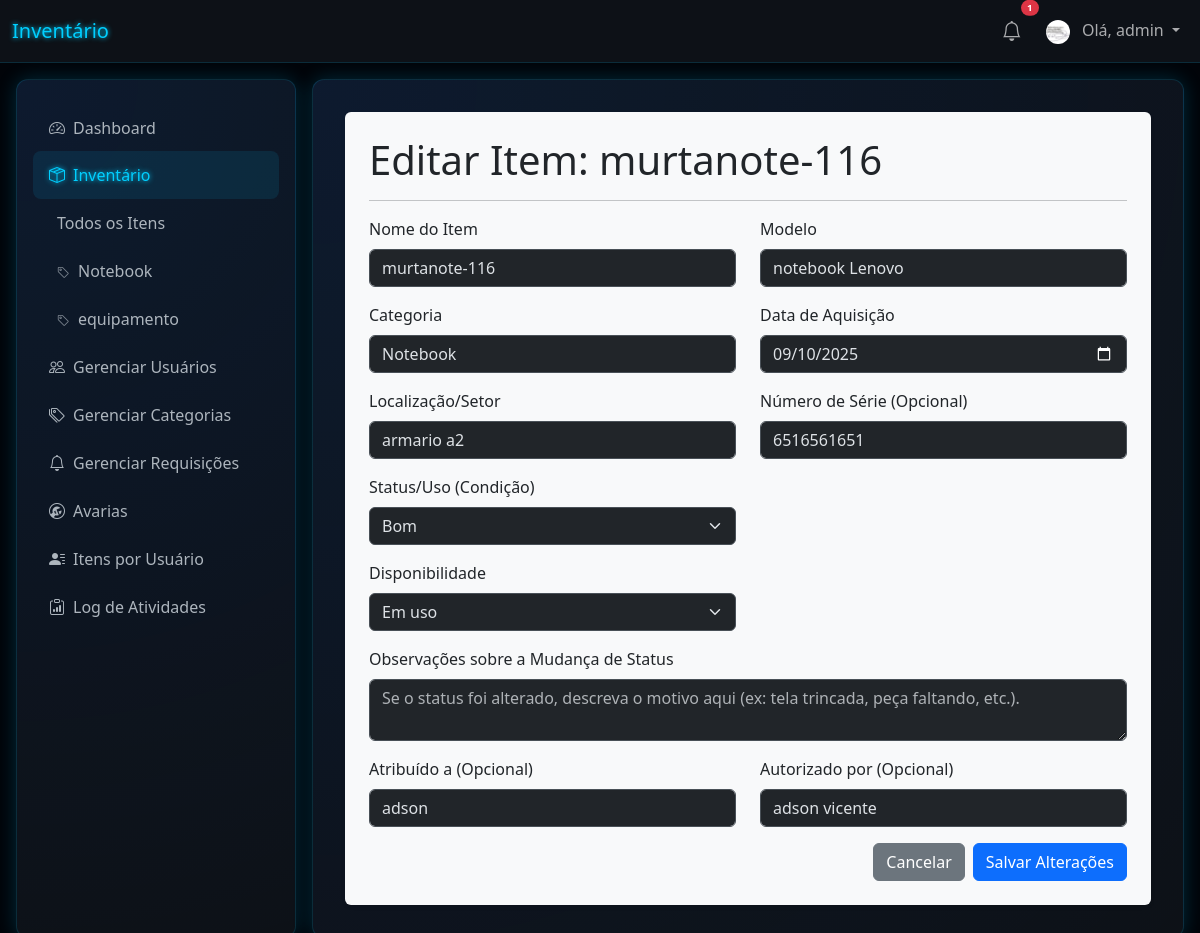
/2/edit (signed in), run on the app's committed database.
### tables this page shows
CREATE TABLE users (
                id INTEGER PRIMARY KEY AUTOINCREMENT,
                username TEXT UNIQUE NOT NULL,
                password TEXT NOT NULL,
                role TEXT NOT NULL DEFAULT 'user'
            , profile_image_file TEXT);

CREATE TABLE items (
                id INTEGER PRIMARY KEY AUTOINCREMENT,
                name TEXT NOT NULL,
                model TEXT,
                category TEXT,
                location TEXT,
                purchase_date DATE,
                serial_number TEXT,
                status TEXT,
                availability_status TEXT,
                image_file TEXT,
                assigned_to TEXT,
                authorized_by TEXT,
                created_at TIMESTAMP NOT NULL DEFAULT CURRENT_TIMESTAMP
            );

### app.py (the view, shortened to what this page needs)
@app.route('/<int:id>/edit', methods=('GET', 'POST'))
@login_required
def edit(id):
    item = get_item(id)
    return render_template('edit_item.html', item=item)

### app.py (called while the page is built)
def get_db():
    db = getattr(g, '_database', None)
    if db is None:
        db = g._database = sqlite3.connect(app.config['DATABASE'])
        db.row_factory = sqlite3.Row
    return db

@app.teardown_appcontext
def close_connection(exception):
    db = getattr(g, '_database', None)
    if db is not None:
        db.close()

@app.context_processor
def inject_categories():
    if g.user:
        db = get_db()
        categories = db.execute('SELECT DISTINCT category FROM items WHERE category IS NOT NULL AND category != "" ORDER BY category').fetchall()
        return dict(all_categories=categories)
    return dict(all_categories=[], notifications=[])

@app.context_processor
def inject_notifications():
    if g.user:
        db = get_db()
        notifications = db.execute('SELECT * FROM notifications WHERE user_id = ? AND is_read = 0 ORDER BY created_at DESC', (g.user['id'],)).fetchall()
        return dict(notifications=notifications)
    return dict(notifications=[])

@app.before_request
def load_logged_in_user():
    user_id = session.get('user_id')
    if user_id is None:
        g.user = None
    else:
        g.user = get_db().execute(
            'SELECT * FROM users WHERE id = ?', (user_id,)
        ).fetchone()

def login_required(view):
    @functools.wraps(view)
    def wrapped_view(**kwargs):
        if g.user is None:
            return redirect(url_for('login'))
        return view(**kwargs)
    return wrapped_view

def get_item(item_id):
    db = get_db()
    item = db.execute(
        'SELECT * FROM items WHERE id = ?', (item_id,)
    ).fetchone()
    if item is None:
        abort(404) # Se o item não existir, retorna um erro "Not Found".
    return item

### templates/edit_item.html (shortened to what this page needs)
{% extends 'base.html' %}
{% block content %}
<div class="bg-light text-dark p-4 rounded shadow-sm">
    <h1>Editar Item: {{ item.name }}</h1>
    <hr>
    <form method="post">
        <div class="row">
            <div class="col-md-6 mb-3">
                <label for="name" class="form-label">Nome do Item</label>
                <input type="text" class="form-control" id="name" name="name" value="{{ item.name }}" required>
            </div>
            <div class="col-md-6 mb-3">
                <label for="model" class="form-label">Modelo</label>
                <input type="text" class="form-control" id="model" name="model" value="{{ item.model or '' }}" required>
            </div>
        </div>
        <div class="row">
            <div class="col-md-6 mb-3">
                <label for="category" class="form-label">Categoria</label>
                <input type="text" class="form-control" id="category" name="category" value="{{ item.category }}" required>
            </div>
            <div class="col-md-6 mb-3">
                <label for="purchase_date" class="form-label">Data de Aquisição</label>
                <input type="date" class="form-control" id="purchase_date" name="purchase_date" value="{{ item.purchase_date }}" required>
            </div>
        </div>
        <div class="row">
            <div class="col-md-6 mb-3">
                <label for="location" class="form-label">Localização/Setor</label>
                <input type="text" class="form-control" id="location" name="location" value="{{ item.location }}" required>
            </div>
            <div class="col-md-6 mb-3">
                <label for="serial_number" class="form-label">Número de Série (Opcional)</label>
                <input type="text" class="form-control" id="serial_number" name="serial_number" value="{{ item.serial_number or '' }}">
            </div>
            <div class="col-md-6 mb-3">
                <label for="status" class="form-label">Status/Uso (Condição)</label>
                <select class="form-select" id="status" name="status" required>
                    {% set statuses = ['Muito Bom', 'Bom', 'Aceitável', 'Ruim', 'Quebrado'] %}
                    {% for s in statuses %}
                        <option value="{{ s }}" {% if s == item.status %}selected{% endif %}>{{ s }}</option>
                    {% endfor %}
                </select>
            </div>
        </div>
        <div class="row">
            <div class="col-md-6 mb-3">
                <label for="availability_status" class="form-label">Disponibilidade</label>
                <select class="form-select" id="availability_status" name="availability_status" required>
                    {% set availability_statuses = ['Em uso', 'Livre', 'Devolvido'] %}
                    {% for s in availability_statuses %}
                        <option value="{{ s }}" {% if s == item.availability_status %}selected{% endif %}>{{ s }}</option>
                    {% endfor %}
                </select>
            </div>
        </div>
        <div class="mb-3">
            <label for="status_notes" class="form-label">Observações sobre a Mudança de Status</label>
            <textarea class="form-control" id="status_notes" name="status_notes" rows="2" placeholder="Se o status foi alterado, descreva o motivo aqui (ex: tela trincada, peça faltando, etc.)."></textarea>
        </div>
        <div class="row">
            <div class="col-md-6 mb-3">
                <label for="assigned_to" class="form-label">Atribuído a (Opcional)</label>
                <input type="text" class="form-control" id="assigned_to" name="assigned_to" value="{{ item.assigned_to or '' }}">
            </div>
            <div class="col-md-6 mb-3">
                <label for="authorized_by" class="form-label">Autorizado por (Opcional)</label>
                <input type="text" class="form-control" id="authorized_by" name="authorized_by" value="{{ item.authorized_by or '' }}">
            </div>
        </div>
        <div class="d-flex justify-content-end">
            <a href="{{ url_for('index') }}" class="btn btn-secondary me-2">Cancelar</a>
            <button type="submit" class="btn btn-primary">Salvar Alterações</button>
        </div>
    </form>
</div>
{% endblock %}

### templates/base.html (shortened to what this page needs)
<!doctype html>
<html lang="pt-br" data-bs-theme="dark">
<head>
    <link href="https://cdn.jsdelivr.net/npm/bootstrap@5.3.3/dist/css/bootstrap.min.css" rel="stylesheet">
    <link rel="stylesheet" href="https://cdn.jsdelivr.net/npm/bootstrap-icons@1.11.3/font/bootstrap-icons.min.css">
</head>
<body>
    <nav class="navbar navbar-expand-lg" style="background-color: var(--card-bg); border-bottom: 1px solid var(--border-color);">
        <div class="container-fluid">
            <a class="navbar-brand" href="{{ url_for('dashboard') }}" style="color: var(--glow-cyan); text-shadow: 0 0 5px var(--glow-cyan);">Inventário</a>
            <div class="navbar-nav d-flex align-items-center">
                {% if g.user %}
                    <div class="nav-item dropdown me-2">
                        <a class="nav-link position-relative" href="#" id="navbarNotificationDropdown" role="button" data-bs-toggle="dropdown" aria-expanded="false">
                            <i class="bi bi-bell fs-5"></i>
                            {% if notifications and notifications|length > 0 %}
                                <span class="position-absolute top-0 start-100 translate-middle badge rounded-pill bg-danger" style="font-size: 0.6em;">
                                    {{ notifications|length }}
                                </span>
                            {% endif %}
                        </a>
                    </div>
                    <div class="nav-item dropdown">
                        <a class="nav-link dropdown-toggle" href="#" id="navbarUserDropdown" role="button" data-bs-toggle="dropdown" aria-expanded="false">
                            {% if g.user.profile_image_file %}
                                <img src="{{ url_for('profile_pic', filename=g.user.profile_image_file) }}" alt="Foto de Perfil" class="rounded-circle me-2" style="width: 24px; height: 24px; object-fit: cover;">
                            {% else %}
                                <i class="bi bi-person-circle me-2"></i>
                            {% endif %}
                            Olá, {{ g.user['username'] }}
                        </a>
                    </div>
                {% else %}
                    <a class="nav-link" href="{{ url_for('login') }}">Login</a>
                    <a class="nav-link" href="{{ url_for('register') }}">Registrar</a>
                {% endif %}
            </div>
        </div>
    </nav>
    <div id="tsparticles"></div>
    <div class="main-layout">
            <aside class="sidebar futuristic-card">
                <div class="list-group">
                    <a href="{{ url_for('dashboard') }}" class="list-group-item list-group-item-action {% if request.endpoint == 'dashboard' %}active{% endif %}">
                        <i class="bi bi-speedometer2 me-2"></i>Dashboard
                    </a>
                    {% set inventory_active = request.endpoint in ['index', 'add', 'edit'] %}
                    <a href="#inventory-submenu" data-bs-toggle="collapse" class="list-group-item list-group-item-action {% if inventory_active %}active{% endif %}" aria-expanded="{{ 'true' if inventory_active else 'false' }}">
                        <i class="bi bi-box-seam me-2"></i>Inventário
                    </a>
                    <div class="collapse {% if inventory_active %}show{% endif %}" id="inventory-submenu">
                        <div class="list-group list-group-flush">
                            <a href="{{ url_for('index') }}" class="list-group-item list-group-item-action ps-4 {% if request.endpoint == 'index' and not request.args.get('category') %}active{% endif %}">Todos os Itens</a>
                            {% for cat in all_categories %}
                                <a href="{{ url_for('index', category=cat.category) }}" class="list-group-item list-group-item-action ps-4 {% if request.args.get('category') == cat.category %}active{% endif %}">
                                    <i class="bi bi-tag me-1" style="font-size: 0.8rem; opacity: 0.7;"></i> {{ cat.category }}
                                </a>
                            {% endfor %}
                        </div>
                    </div>
                    {% if g.user['role'] == 'admin' %}
                        <a href="{{ url_for('manage_users') }}" class="list-group-item list-group-item-action {% if request.endpoint == 'manage_users' %}active{% endif %}">
                            <i class="bi bi-people me-2"></i>Gerenciar Usuários
                        </a>
                        <a href="{{ url_for('manage_categories') }}" class="list-group-item list-group-item-action {% if request.endpoint == 'manage_categories' %}active{% endif %}">
                            <i class="bi bi-tags me-2"></i>Gerenciar Categorias
                        </a>
                        <a href="{{ url_for('manage_requests') }}" class="list-group-item list-group-item-action {% if request.endpoint == 'manage_requests' %}active{% endif %}">
                            <i class="bi bi-bell me-2"></i>Gerenciar Requisições
                        </a>
                        <a href="{{ url_for('broken_items') }}" class="list-group-item list-group-item-action {% if request.endpoint == 'broken_items' %}active{% endif %}">
                            <i class="bi bi-wrench-adjustable-circle me-2"></i>Avarias
                        </a>
                        <a href="{{ url_for('user_assets') }}" class="list-group-item list-group-item-action {% if request.endpoint == 'user_assets' %}active{% endif %}">
                            <i class="bi bi-person-lines-fill me-2"></i>Itens por Usuário
                        </a>
                        <a href="{{ url_for('logs') }}" class="list-group-item list-group-item-action {% if request.endpoint == 'logs' %}active{% endif %}">
                            <i class="bi bi-clipboard-data me-2"></i>Log de Atividades
                        </a>
                    {% endif %}
                </div>
            </aside>
            <main class="content-area futuristic-card">
                {% block content %}
                {% endblock %}
            </main>
    </div>
</body>
</html>

### templates/base.html (style rules this page uses)
:root { --glow-cyan: #00cfff; --dark-bg: #010409; --card-bg: #0d1117; --border-color: rgba(0, 199, 255, 0.15); --gradient-start: rgba(13, 110, 253, 0.1); --gradient-end: rgba(13, 17, 23, 0); }
body { background-color: var(--dark-bg); color: #fff; overflow: hidden; }
#tsparticles { position: fixed; top: 0; left: 0; width: 100%; height: 100%; z-index: -1; }
.futuristic-card { background: radial-gradient(circle at top left, var(--gradient-start), var(--gradient-end)), var(--card-bg); border: 1px solid var(--border-color); box-shadow: 0 0 20px rgba(0, 199, 255, 0.2); border-radius: 0.75rem; }
.main-layout { display: flex; height: calc(100vh - 56px); padding: 1rem; gap: 1rem; }
.sidebar { width: 280px; padding: 1.5rem 1rem; display: flex; flex-direction: column; flex-shrink: 0; }
.sidebar .list-group-item { background-color: transparent; border: none; color: #adb5bd; font-size: 1rem; padding: 0.75rem 1rem; border-radius: 0.5rem; transition: all 0.3s ease; }
.sidebar .list-group-item:hover, .sidebar .list-group-item.active { color: var(--glow-cyan); background-color: rgba(0, 199, 255, 0.1); text-shadow: 0 0 5px var(--glow-cyan); }
.content-area { flex-grow: 1; padding: 2rem; overflow-y: auto; }

### data on the page
users: profile_image_file (picture), user.username "admin"
items: name "murtanote-116", model "notebook Lenovo", category "Notebook", purchase_date "09/10/2025", location "armario a2", serial_number "6516561651", status "Bom", availability_status "Em uso", assigned_to "adson", authorized_by "adson vicente"

### other printed values
{{ notifications|length }} "1"
{{ cat.category }} "Notebook" "equipamento"
